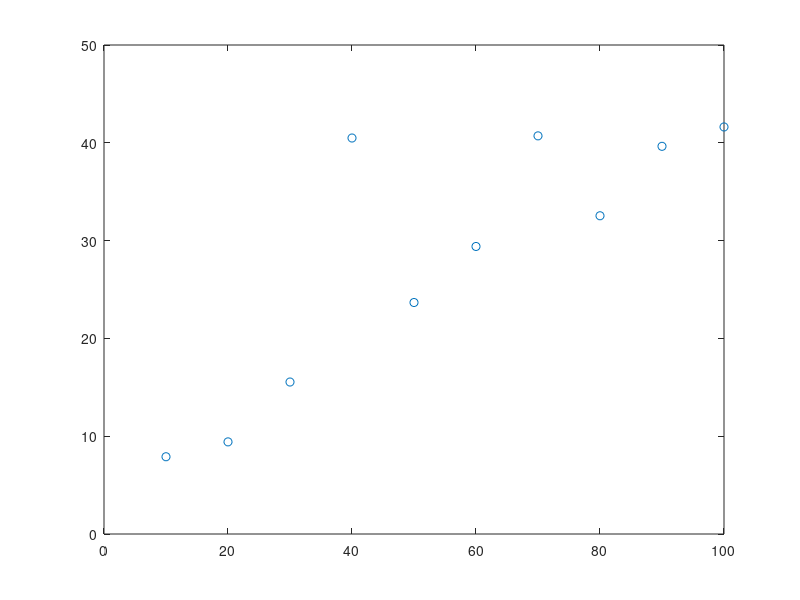

Write the MATLAB code that produced this figure. (Note: this script raises an error after producing the figure.)
%Nao podemos computar numeros negativos nem zeros na tabela
%O algoritmo depende de ln(y)

x=[10; 
   20; 
   30; 
   40;
   50;
   60;
   70;
   80;
   90;
   100]

y=[7.90; 
   9.42; 
   15.54; 
   40.49;
   23.67;
   29.40;
   40.71;
   32.54;
   39.64;
   41.62]

plot (x,y,'o')

f1=@(x) x.^2 %. serve para fazer cada ponto do vetor elevado na 1
f2=@(x) x.^1
f3=@(x) x.^0

z=(1.0).*log(y)

F=@(x) [f1(x) f2(x) f3(x)] %f no formato de linha

k=ufrgs_ajuste(x,z,F)

a=k(1)
b=k(2)
c=exp(k(3))

y=@(x) (1.0).*c*exp(a*x^2+b*x)

hold on
fplot (y,[10 100])
